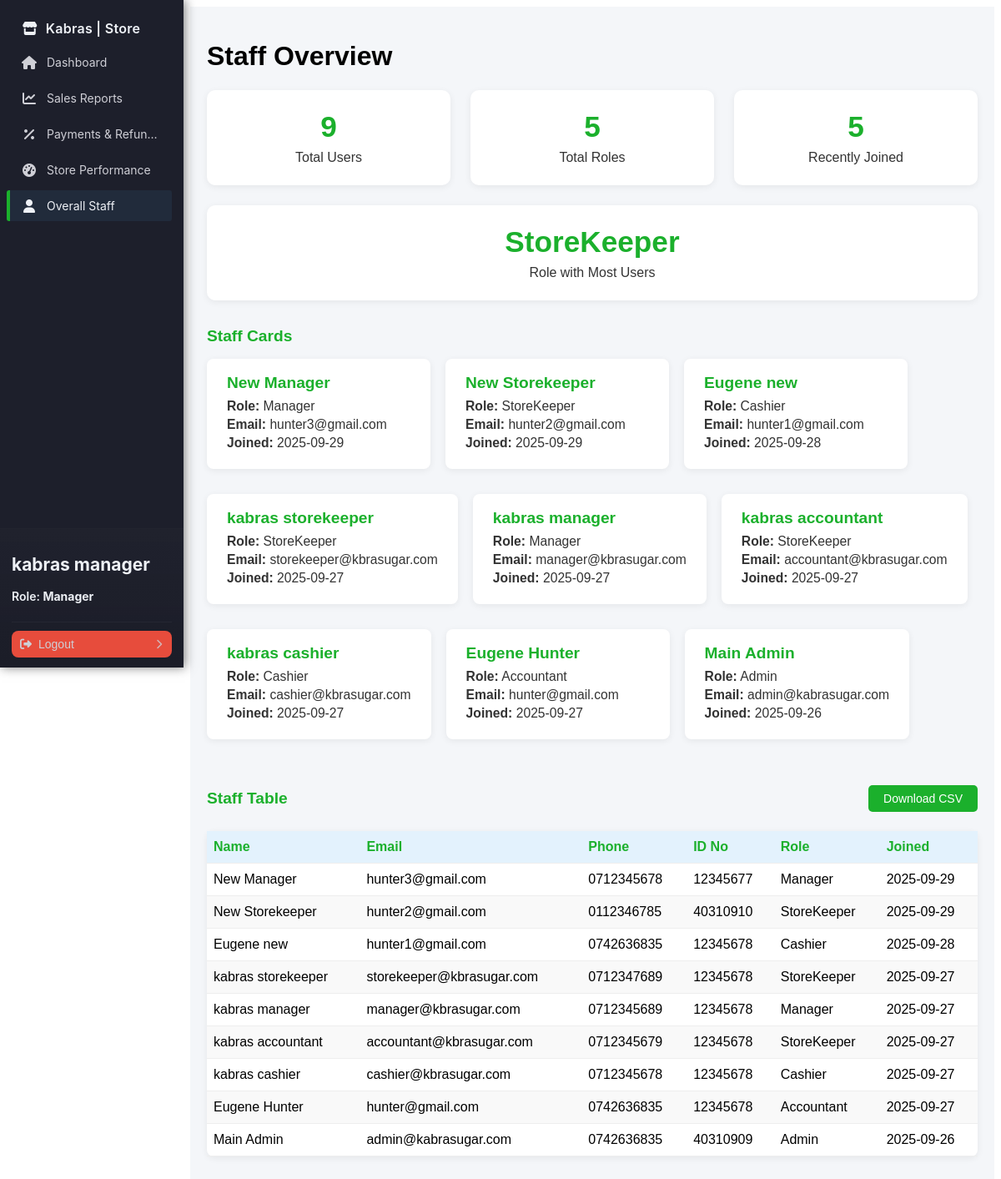
Page /manager/staff.php (signed in) on the earlier database version.
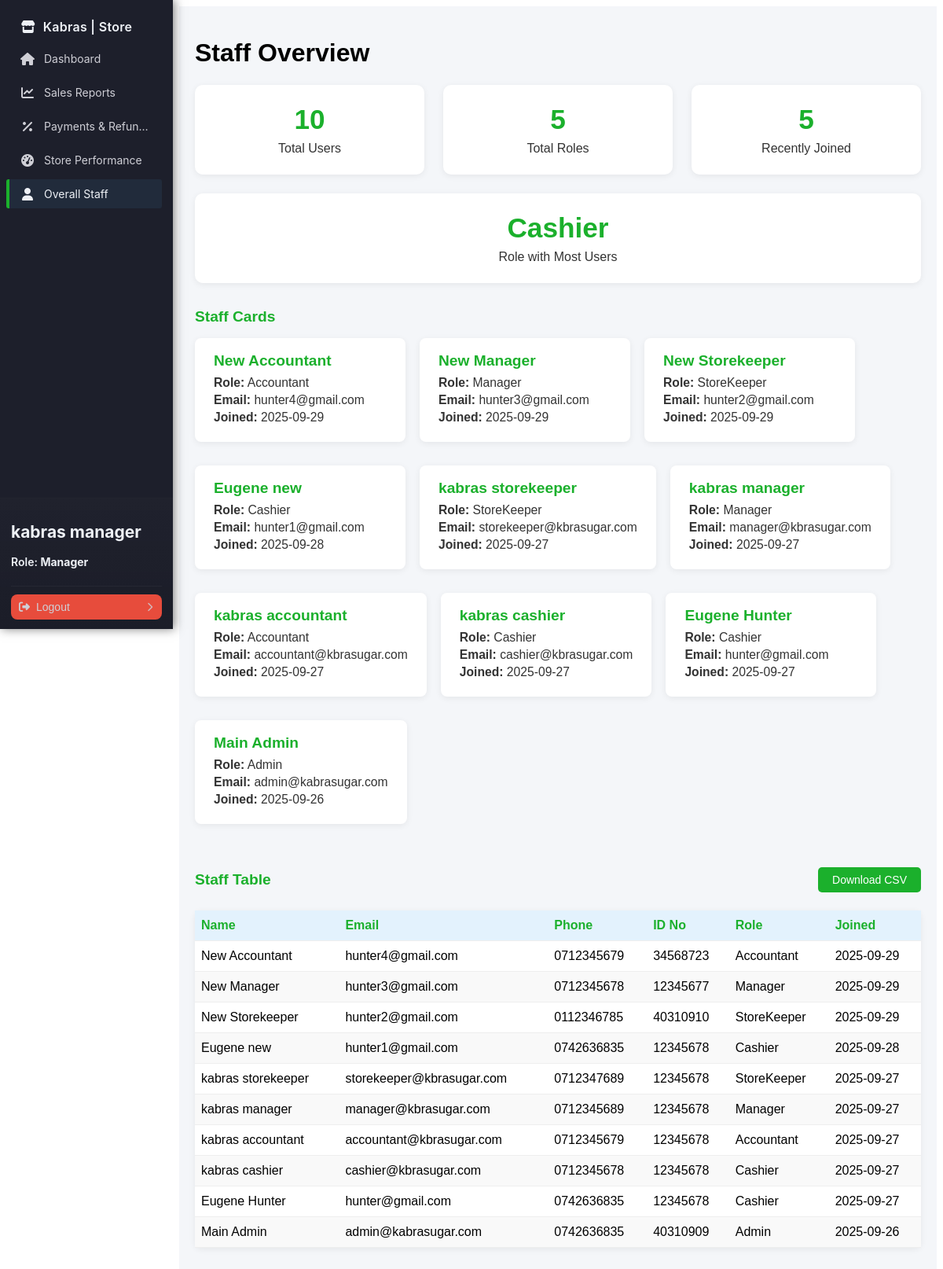
Same page on the later database version.
### tables this page shows
CREATE TABLE `users` (
  `id` int NOT NULL AUTO_INCREMENT,
  `name` varchar(100) NOT NULL,
  `email` varchar(100) NOT NULL,
  `phone` varchar(15) DEFAULT NULL,
  `national_id` varchar(20) DEFAULT NULL,
  `password` varchar(255) NOT NULL,
  `last_login` datetime DEFAULT NULL,
  `role` enum('Admin','StoreKeeper','Cashier','Manager','Accountant') NOT NULL,
  `created_at` timestamp NULL DEFAULT CURRENT_TIMESTAMP,
  `updated_at` timestamp NULL DEFAULT CURRENT_TIMESTAMP ON UPDATE CURRENT_TIMESTAMP,
  PRIMARY KEY (`id`),
  UNIQUE KEY `email` (`email`)
);

### app/models/User.php (called while the page is built, shortened)
<?php
require_once __DIR__ . '../../../config/database.php';
class User
{
    private $db;
    public function __construct()
    {
        $this->db = (new Database())->connect();
    }
    public function findByEmail($email)
    {
        $sql = "SELECT * FROM users WHERE email = :email LIMIT 1";
        $stmt = $this->db->prepare($sql);
        $stmt->execute([':email' => $email]);
        return $stmt->fetch(PDO::FETCH_ASSOC);
    }
    public function getAllUsers()
    {
        $sql = "SELECT id, name, email, phone, national_id, role, created_at, last_login FROM users ORDER BY created_at DESC";
        $stmt = $this->db->query($sql);
        return $stmt->fetchAll(PDO::FETCH_ASSOC);
    }
}

### config/database.php (called while the page is built, shortened)
<?php
class Database
{
    private $host = 'localhost';
    private $db   = 'kabras_store';
    private $user = 'root';
    private $pass = 'Hunter42.';
    private $charset = 'utf8mb4';
    public function connect()
    {
        $dsn = "mysql:host={$this->host};dbname={$this->db};charset={$this->charset}";
        try {
            $this->pdo = new PDO($dsn, $this->user, $this->pass, [
                PDO::ATTR_ERRMODE => PDO::ERRMODE_EXCEPTION,
                PDO::ATTR_DEFAULT_FETCH_MODE => PDO::FETCH_ASSOC,
            ]);
            return $this->pdo;
        } catch (PDOException $e) {
            die('Database connection failed: ' . $e->getMessage());
        }
    }
}

### handlers/UserHandler.php (called while the page is built, shortened)
<?php
require_once __DIR__ . '/../app/models/User.php';
class UserHandler
{
    private $userModel;
    public function __construct()
    {
        $this->userModel = new User();
    }
    public function getAllUsers()
    {
        return $this->userModel->getAllUsers();
    }
}

### handlers/AuthHandler.php (called while the page is built, shortened)
<?php
require_once __DIR__ . '/../app/models/User.php';
class AuthHandler
{
    private $sessionTimeout = 3600;
    public function __construct()
    {
        $this->userModel = new User();
        $defaultAdminEmail = 'admin@kabrasugar.com';
        if (!$this->userModel->findByEmail($defaultAdminEmail)) {
            $adminData = [
                'name' => 'Default Admin',
                'email' => $defaultAdminEmail,
                'phone' => '',
                'national_id' => '',
                'password' => 'hunter123',
                'role' => 'admin'
            ];
            $this->userModel->createUser($adminData);
        }
    }
    public function isLoggedIn()
    {
        return isset($_SESSION['user_id']) &&
            (time() - $_SESSION['login_time']) < $this->sessionTimeout;
    }
    public function getCurrentUser()
    {
        return [
            "id" => $_SESSION['user_id'],
            "name" => $_SESSION['user_name'],
            "email" => $_SESSION['user_email'],
            "role" => $_SESSION['user_role']
        ];
    }
}

### manager/staff.php (the view, shortened to what the changed rows need)
<?php
require_once '../handlers/AuthHandler.php';
$authHandler = new AuthHandler();
$currentUser = $authHandler->getCurrentUser();
require_once '../handlers/UserHandler.php';
$userHandler = new UserHandler();
$users = $userHandler->getAllUsers();
$totalUsers = count($users);
$roles = array_column($users, 'role');
$uniqueRoles = array_unique($roles);
$totalRoles = count($uniqueRoles);
usort($users, function ($a, $b) {
    return strtotime($b['created_at']) - strtotime($a['created_at']);
});
$recentUsers = array_slice($users, 0, 5);
$roleCounts = array_count_values($roles);
$topRole = $roleCounts ? array_search(max($roleCounts), $roleCounts) : '';
?>
<!DOCTYPE html>
<html lang="en">
<head>
    <link rel="stylesheet" href="../assets/css/sidebar.css">
    <link rel="stylesheet" href="../assets/css/staff.css">
</head>
<body>
    <?php include '../includes/sidebar.php'; ?>
    <main class="main-content">
        <h1>Staff Overview</h1>
        <div class="stats-container">
            <div class="stat-card">
                <h2><?php echo $totalUsers; ?></h2>
                <p>Total Users</p>
            </div>
            <div class="stat-card">
                <h2><?php echo $totalRoles; ?></h2>
            </div>
            <div class="stat-card">
                <h2><?php echo count($recentUsers); ?></h2>
            </div>
            <div class="stat-card">
                <h2><?php echo htmlspecialchars($topRole); ?></h2>
                <p>Role with Most Users</p>
            </div>
        </div>
        <h2 class="section-title">Staff Cards</h2>
        <div class="user-cards">
            <?php foreach ($users as $u): ?>
                <div class="user-card">
                    <h3><?php echo htmlspecialchars($u['name']); ?></h3>
                    <p><strong>Role:</strong> <?php echo htmlspecialchars($u['role']); ?></p>
                    <p><strong>Email:</strong> <?php echo htmlspecialchars($u['email']); ?></p>
                    <p><strong>Joined:</strong> <?php echo date('Y-m-d', strtotime($u['created_at'])); ?></p>
                </div>
            <?php endforeach; ?>
        </div>
        <form method="post">
            <div class="staff-table-actions">
                <h2 class="section-title">Staff Table</h2>
            </div>
        </form>
        <table class="staff-table">
            <thead>
                <tr>
                    <th>Name</th>
                    <th>Email</th>
                    <th>Phone</th>
                    <th>ID No</th>
                    <th>Role</th>
                    <th>Joined</th>
                </tr>
            </thead>
            <tbody>
                <?php foreach ($users as $u): ?>
                    <tr>
                        <td><?php echo htmlspecialchars($u['name']); ?></td>
                        <td><?php echo htmlspecialchars($u['email']); ?></td>
                        <td><?php echo htmlspecialchars($u['phone'] ?? 'N/A'); ?></td>
                        <td><?php echo htmlspecialchars($u['national_id'] ?? 'N/A'); ?></td>
                        <td><?php echo htmlspecialchars($u['role']); ?></td>
                        <td><?php echo date('Y-m-d', strtotime($u['created_at'])); ?></td>
                    </tr>
                <?php endforeach; ?>
            </tbody>
        </table>
    </main>
</body>
</html>

### includes/sidebar.php (shortened to what the changed rows need)
<?php
$role = isset($_SESSION['user_role']) ? $_SESSION['user_role'] : '';
$menu = [
    'common' => [
        ['label' => 'Dashboard', 'href' => 'dashboard.php', 'icon' => 'fas fa-home'],
    ],
    'Admin' => [
        ['label' => 'User Management', 'href' => '/admin/users.php', 'icon' => 'fas fa-users'],
        ['label' => 'Assign Roles', 'href' => '/admin/roles.php', 'icon' => 'fas fa-user-cog'],
        ['label' => 'System Backup', 'href' => '/admin/backup.php', 'icon' => 'fas fa-server'],
    ],
    'StoreKeeper' => [
        ['label' => 'Stock Entry', 'href' => 'stock_entry.php', 'icon' => 'fas fa-box-open'],
        ['label' => 'Stock Levels', 'href' => 'stock_levels.php', 'icon' => 'fas fa-boxes'],
        ['label' => 'Stock Alerts', 'href' => 'stock_alerts.php', 'icon' => 'fas fa-exclamation-triangle'],
    ],
    'Cashier' => [
        ['label' => 'Sales', 'href' => 'sales.php', 'icon' => 'fas fa-cash-register'],
        ['label' => 'Receipts', 'href' => 'receipts.php', 'icon' => 'fas fa-receipt'],
        ['label' => 'Payments', 'href' => 'payments.php', 'icon' => 'fas fa-credit-card'],
    ],
    'Manager' => [
        ['label' => 'Sales Reports', 'href' => 'reports.php', 'icon' => 'fas fa-chart-line'],
        ['label' => 'Payments & Refunds', 'href' => 'payments.php', 'icon' => 'fas fa-percentage'],
        ['label' => 'Store Performance', 'href' => 'products.php', 'icon' => 'fas fa-tachometer-alt'],
        ['label' => 'Overall Staff', 'href' => 'staff.php', 'icon' => 'fas fa-user'],
    ],
    'Accountant' => [
        ['label' => 'Audit Reports', 'href' => 'audit_reports.php', 'icon' => 'fas fa-file-alt'],
        ['label' => 'Compliance', 'href' => 'compliance.php', 'icon' => 'fas fa-balance-scale'],
        ['label' => 'Financial Reports', 'href' => 'finance.php', 'icon' => 'fas fa-file-invoice-dollar'],
    ],
];
$items = $menu['common'];
if (isset($menu[$role])) {
    $items = array_merge($items, $menu[$role]);
}
?>
<link rel="stylesheet" href="https://cdnjs.cloudflare.com/ajax/libs/font-awesome/6.4.0/css/all.min.css"
 />
<aside class="sidebar" role="navigation" aria-label="Main Sidebar">
    <div class="sidebar-inner">
        <nav class="sidebar-nav">
            <ul>
                <?php foreach ($items as $it): ?>
                    <li>
                        <a href="<?= htmlspecialchars($it['href']) ?>"
                            class="<?= (basename($_SERVER['PHP_SELF']) === basename($it['href'])) ? 'active' : '' ?>">
                            <i class="<?= htmlspecialchars($it['icon']) ?>" aria-hidden="true"></i>
                            <span class="label"><?= htmlspecialchars($it['label']) ?></span>
                        </a>
                    </li>
                <?php endforeach; ?>
            </ul>
        </nav>
        <div class="sidebar-footer" role="region" aria-label="User actions">
            <div class="user-name">
                <h2>
                    <?php
                    if (isset($currentUser) && isset($currentUser['name']) && $currentUser['name']) {
                        echo htmlspecialchars($currentUser['name']);
                    } elseif (isset($_SESSION['user_name']) && $_SESSION['user_name']) {
                        echo htmlspecialchars($_SESSION['user_name']);
                    } else {
                        echo 'Guest';
                    }
                    ?>
                </h2>
                <p>Role: <strong>
                        <?php
                        if (isset($currentUser) && isset($currentUser['role']) && $currentUser['role']) {
                            echo htmlspecialchars($currentUser['role']);
                        } elseif (isset($_SESSION['user_role']) && $_SESSION['user_role']) {
                            echo htmlspecialchars($_SESSION['user_role']);
                        } else {
                            echo 'No Role';
                        }
                        ?>
                    </strong></p>
            </div>
        </div>
    </div>
</aside>

Differences in the rows shown:
added users: name "New Accountant", role "Accountant", email "hunter4@gmail.com", created_at "2025-09-29", phone "0712345679", national "34568723"
changed users "kabras accountant": role "StoreKeeper" → "Accountant"
changed users "Eugene Hunter": role "Accountant" → "Cashier"
Other differences:
$totalUsers: "9" → "10"
$topRole: "StoreKeeper" → "Cashier"
